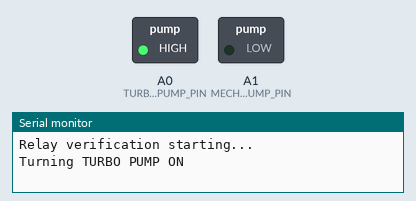
A sketch run on a simulated Arduino Uno, built with avr-gcc and run on an emulated ATmega328P. On the bench: switched loads named in the sketch (green lamp = pin HIGH), the last lines printed to the serial monitor.

Above: at 1.0 s.
At 2.5 s:
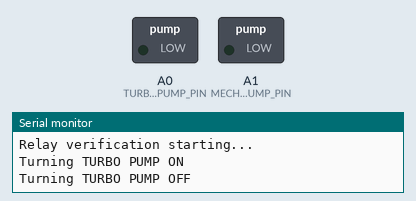
At 4.0 s:
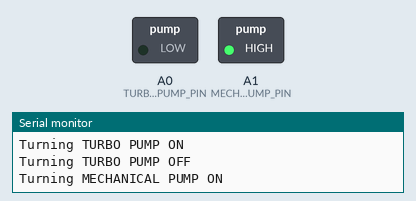
Timing chart, 0 to 7.8 s (numbered marks = the images above):
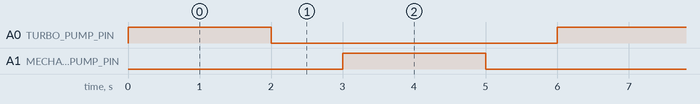

Measured:
- by itself, A0 (TURBO_PUMP_PIN), A1 (MECHANICAL_PUMP_PIN): alternates HIGH for 2.0 s and LOW for 4.0 s
- by itself, everything shown: repeats every 6.0 s, in 4 steps

The sketch:

switchTest.ino
```cpp
const int TURBO_PUMP_PIN = A0;
const int MECHANICAL_PUMP_PIN = A1;

void setup() {
  Serial.begin(9600);

  pinMode(TURBO_PUMP_PIN, OUTPUT);
  pinMode(MECHANICAL_PUMP_PIN, OUTPUT);

  digitalWrite(TURBO_PUMP_PIN, LOW);
  digitalWrite(MECHANICAL_PUMP_PIN, LOW);

  Serial.println("Relay verification starting...");
}

void loop() {
  Serial.println("Turning TURBO PUMP ON");
  digitalWrite(TURBO_PUMP_PIN, HIGH);
  delay(2000);

  Serial.println("Turning TURBO PUMP OFF");
  digitalWrite(TURBO_PUMP_PIN, LOW);
  delay(1000);

  Serial.println("Turning MECHANICAL PUMP ON");
  digitalWrite(MECHANICAL_PUMP_PIN, HIGH);
  delay(2000);

  Serial.println("Turning MECHANICAL PUMP OFF");
  digitalWrite(MECHANICAL_PUMP_PIN, LOW);
  delay(1000);
}
```
